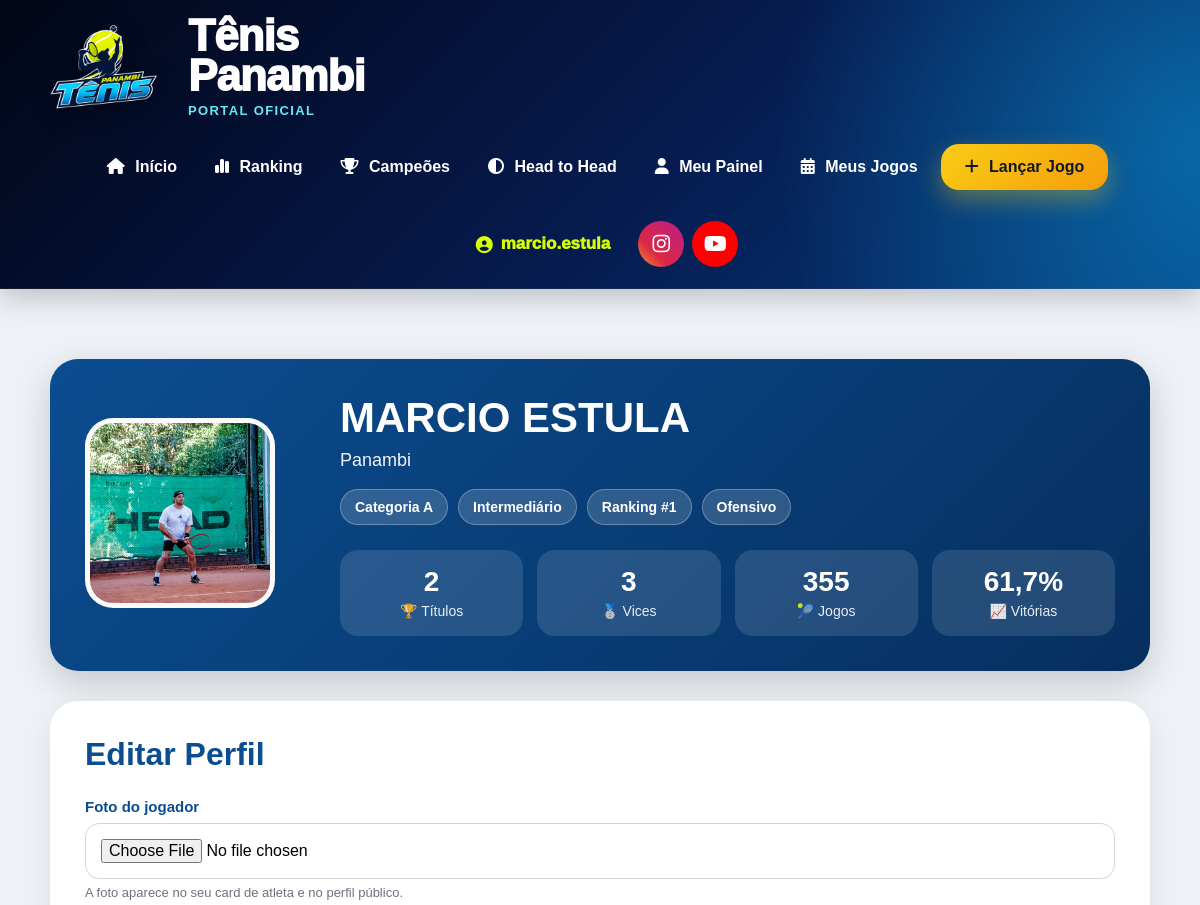
Before: /meu-perfil/ (signed in, upper part) with the older database file.
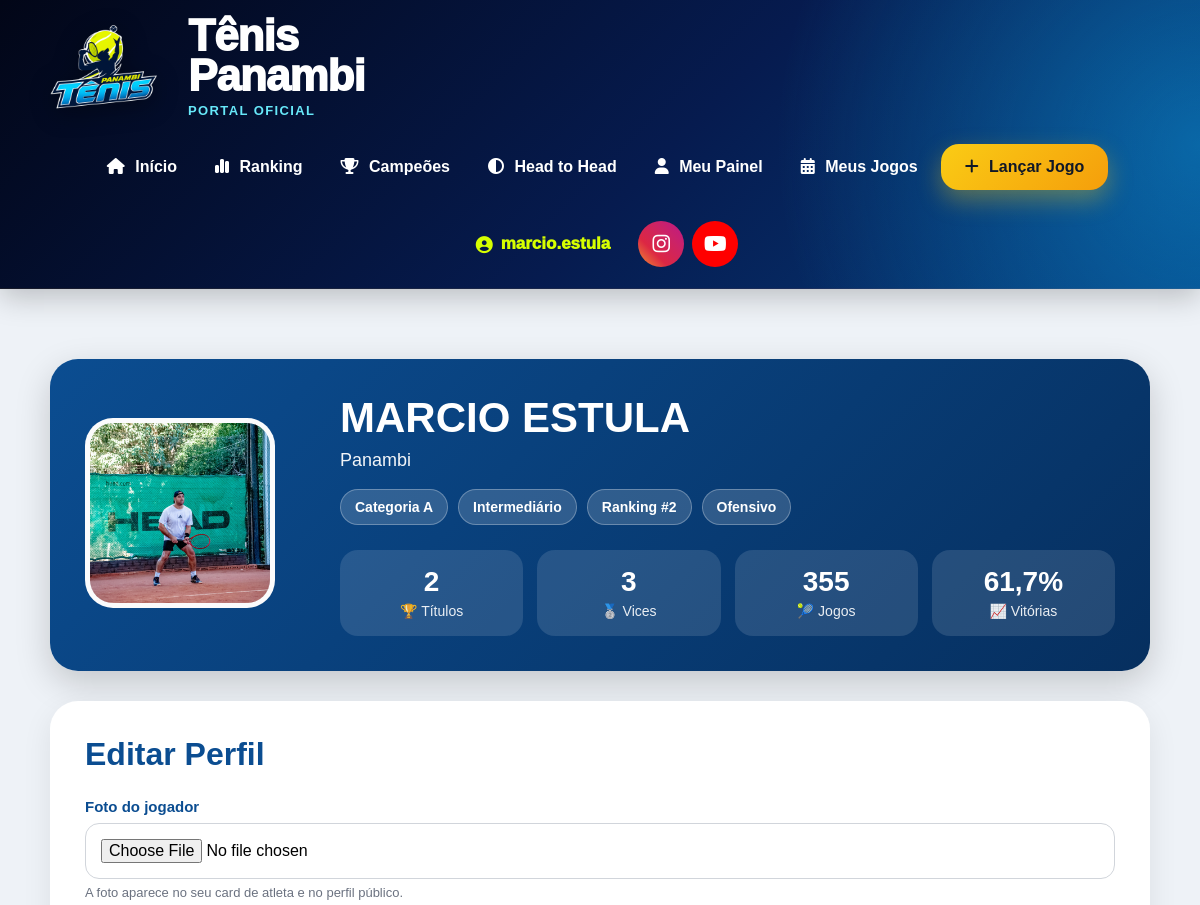
After: the same page with the newer database file.
### core/models.py (models this page shows)
class RankingJogador(models.Model):
    torneio = models.ForeignKey(
        Torneio,
        on_delete=models.CASCADE
    )
    categoria = models.ForeignKey(
        CategoriaTorneio,
        on_delete=models.CASCADE
    )
    jogador = models.ForeignKey(
        Jogador,
        on_delete=models.CASCADE
    )
    posicao = models.IntegerField(default=0)
    posicao_anterior = models.IntegerField(default=0)
    pontos = models.IntegerField(default=0)
    pontos = models.IntegerField(default=0)
    vitorias = models.IntegerField(default=0)
    derrotas = models.IntegerField(default=0)
    games_feitos = models.IntegerField(default=0)
    games_sofridos = models.IntegerField(default=0)
    aproveitamento = models.FloatField(default=0)
    posicao = models.IntegerField(default=0)
    status_ranking = models.CharField(
        max_length=30,
        blank=True,
        null=True
    )

### core/views.py (the view, shortened to what this page needs)
@login_required
def meu_perfil(request):
    jogador = Jogador.objects.filter(
        usuario=request.user
    ).first()
    ranking = RankingJogador.objects.filter(
        jogador=jogador
    ).order_by(
        'posicao'
    ).first()
    participacoes_confirmadas = ParticipanteJogo.objects.filter(
        jogador=jogador,
        jogo__status='CONFIRMADO'
    )
    jogos_sistema = participacoes_confirmadas.count()
    vitorias_sistema = participacoes_confirmadas.filter(
        vencedor=True
    ).count()
    derrotas_sistema = participacoes_confirmadas.filter(
        vencedor=False
    ).count()
    total_jogos = jogador.jogos_historicos + jogos_sistema
    total_vitorias = (
        jogador.vitorias_historicas +
        vitorias_sistema
    )
    total_derrotas = (
        jogador.derrotas_historicas +
        derrotas_sistema
    )
    aproveitamento = 0
    if total_jogos > 0:
        aproveitamento = round(
            (total_vitorias / total_jogos) * 100,
            1
        )
    return render(
        request,
        'jogador/meu_perfil.html',
        {
            'jogador': jogador,
            'ranking': ranking,
            'total_jogos': total_jogos,
            'total_vitorias': total_vitorias,
            'total_derrotas': total_derrotas,
            'aproveitamento': aproveitamento,
        }
    )

### core/templates/jogador/meu_perfil.html (shortened to what this page needs)
{% extends 'base/base.html' %}
{% load static %}
{% block content %}
<div class="perfil-container">
    <div class="perfil-card-topo">
        <div>
            {% if jogador.foto %}
                <img
                    src="{{ jogador.foto.url }}"
                    class="perfil-foto"
                    alt="{{ jogador.nome }}"
                >
            {% else %}
                <div class="perfil-foto-vazia">
                    🎾
                </div>
            {% endif %}
        </div>
        <div>
            <h1 class="perfil-nome">
                {{ jogador.nome }}
            </h1>
            <div class="perfil-info">
                {% if jogador.cidade %}
                    {{ jogador.cidade }}
                {% else %}
                    Cidade não informada
                {% endif %}
            </div>
            <div class="perfil-badges">
                <div class="perfil-badge">
                    Categoria {{ jogador.categoria|default:"-" }}
                </div>
                <div class="perfil-badge">
                    {{ jogador.get_nivel_display|default:"Nível não definido" }}
                </div>
                <div class="perfil-badge">
                    Ranking
                    {% if ranking %}
                        #{{ ranking.posicao }}
                    {% else %}
                        -
                    {% endif %}
                </div>
                {% if jogador.get_estilo_jogo_display %}
                    <div class="perfil-badge">
                        {{ jogador.get_estilo_jogo_display }}
                    </div>
                {% endif %}
            </div>
            <div class="perfil-stats">
                <div class="perfil-stat">
                    <strong>{{ jogador.titulos_cd }}</strong>
                    <span>🏆 Títulos</span>
                </div>
                <div class="perfil-stat">
                    <strong>{{ jogador.vice_cd }}</strong>
                    <span>🥈 Vices</span>
                </div>
                <div class="perfil-stat">
                    <strong>{{ total_jogos }}</strong>
                    <span>🎾 Jogos</span>
                </div>
                <div class="perfil-stat">
                    <strong>{{ aproveitamento }}%</strong>
                    <span>📈 Vitórias</span>
                </div>
            </div>
        </div>
    </div>
    <div class="perfil-form-card">
        <h2 class="perfil-titulo">
            Editar Perfil
        </h2>
        <form method="post" enctype="multipart/form-data">
            <div class="perfil-grid">
                <div class="campo campo-full">
                    <label>
                        Foto do jogador
                    </label>
                    <input
                        type="file"
                        name="foto"
                        accept="image/*"
                    >
                    <div class="campo-ajuda">
                        A foto aparece no seu card de atleta e no perfil público.
                    </div>
                </div>
            </div>
        </form>
    </div>
</div>
{% endblock %}

Changed rows visible on the page:
removed RankingJogador: posicao "1"
now on this page (row unchanged): RankingJogador: posicao "2"
